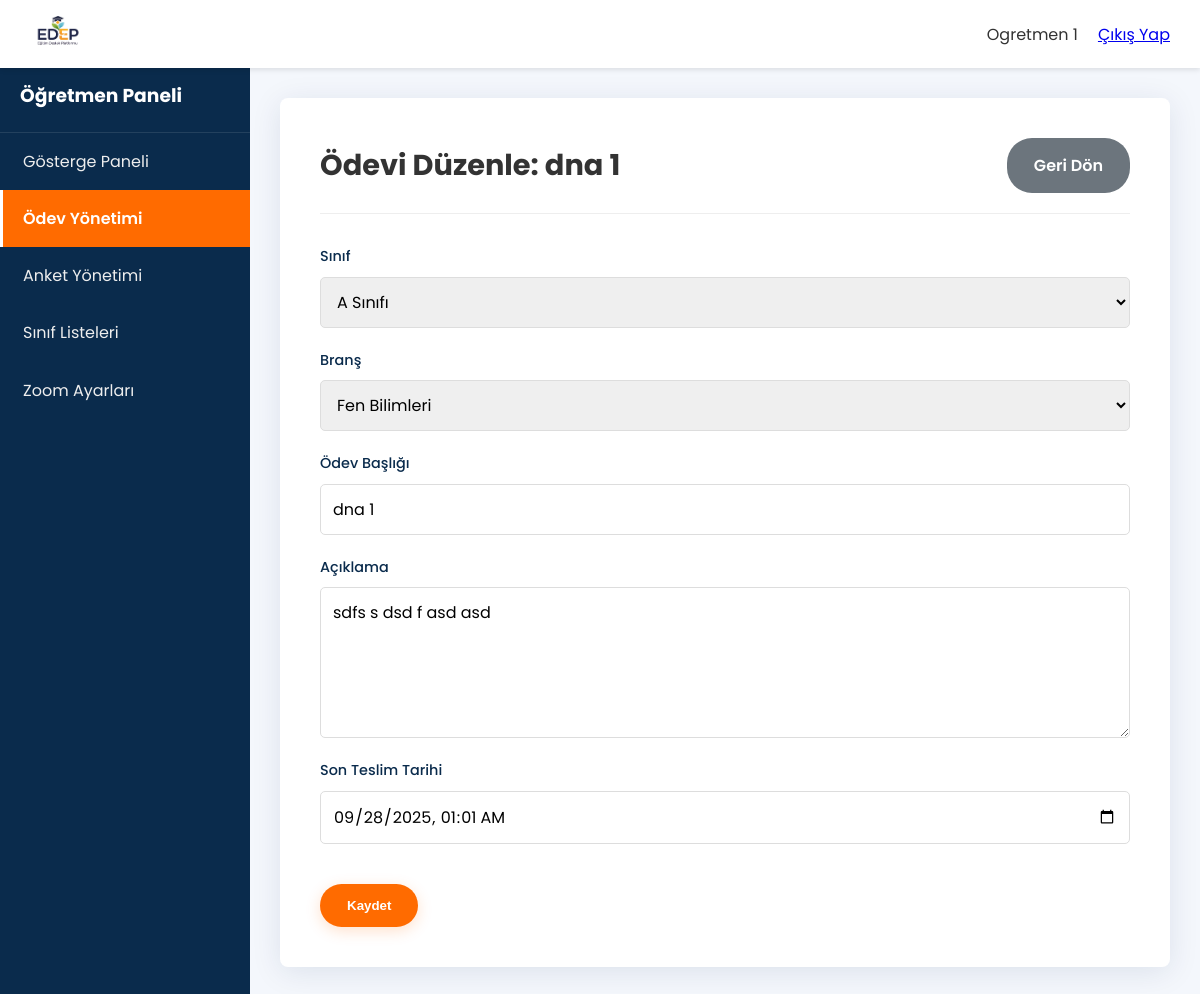
The app's page /panel.php?sayfa=odev_form&id=25 (signed in) with its own data.
### tables this page shows
CREATE TABLE `odevler` (
  `id` int(11) NOT NULL,
  `ogretmen_id` int(11) NOT NULL,
  `olusturma_tarihi` timestamp NOT NULL DEFAULT current_timestamp(),
  `sinif_id` int(11) NOT NULL,
  `brans_id` int(11) NOT NULL,
  `baslik` varchar(255) NOT NULL,
  `aciklama` text DEFAULT NULL,
  `odev_kodu` varchar(20) DEFAULT NULL,
  `verilis_tarihi` timestamp NULL DEFAULT current_timestamp(),
  `teslim_tarihi` datetime NOT NULL
);

CREATE TABLE `siniflar` (
  `id` int(11) NOT NULL,
  `sinif_adi` varchar(100) NOT NULL,
  `seviye` int(11) NOT NULL
);

CREATE TABLE `branslar` (
  `id` int(11) NOT NULL,
  `brans_adi` varchar(100) NOT NULL,
  `brans_kisaltma` varchar(10) DEFAULT NULL
);

### includes/paneller/ogretmen_sayfalar/odev_form.php (the view, shortened to what this page needs)
<?php
global $conn;
$ogretmen_id = $_SESSION['kullanici_id'];
$is_edit_mode = isset($_GET['id']) && !empty($_GET['id']);
$odev = null;
$page_title = "Yeni Ödev Oluştur";
if ($is_edit_mode) {
    $odev_id = intval($_GET['id']);
    $stmt = $conn->prepare("SELECT * FROM odevler WHERE id = ? AND ogretmen_id = ?");
    $stmt->bind_param("ii", $odev_id, $ogretmen_id);
    $stmt->execute();
    $result = $stmt->get_result();
    if ($result->num_rows > 0) {
        $odev = $result->fetch_assoc();
        $page_title = "Ödevi Düzenle: " . htmlspecialchars($odev['baslik']);
    } else {
        die("HATA: Ödev bulunamadı veya bu ödevi düzenleme yetkiniz yok.");
    }
}
$stmt_siniflar = $conn->prepare("SELECT s.id, s.sinif_adi FROM siniflar s JOIN ogretmen_sinif_iliskisi osi ON s.id = osi.sinif_id WHERE osi.ogretmen_id = ? GROUP BY s.id ORDER BY s.sinif_adi");
$stmt_siniflar->bind_param("i", $ogretmen_id);
$stmt_siniflar->execute();
$siniflar = $stmt_siniflar->get_result()->fetch_all(MYSQLI_ASSOC);
$stmt_branslar = $conn->prepare("SELECT b.id, b.brans_adi FROM branslar b JOIN ogretmen_brans_iliskisi obi ON b.id = obi.brans_id WHERE obi.ogretmen_id = ? GROUP BY b.id ORDER BY b.brans_adi");
$stmt_branslar->bind_param("i", $ogretmen_id);
$stmt_branslar->execute();
$branslar = $stmt_branslar->get_result()->fetch_all(MYSQLI_ASSOC);
?>
<div class="card">
    <div class="card-header">
        <h1><?= $page_title ?></h1>
        <a href="panel.php?sayfa=odev_yonetimi" class="btn btn-secondary">Geri Dön</a>
    </div>
    <div class="card-body">
        <form action="actions/odev_action.php" method="POST" class="styled-form">
            <div class="form-group">
                <label for="sinif_id">Sınıf</label>
                <select name="sinif_id" id="sinif_id" required>
                    <?php foreach ($siniflar as $sinif): ?>
                        <option value="<?= $sinif['id'] ?>" <?= ($odev && $odev['sinif_id'] == $sinif['id']) ? 'selected' : '' ?>>
                            <?= htmlspecialchars($sinif['sinif_adi']) ?>
                        </option>
                    <?php endforeach; ?>
                </select>
            </div>
            <div class="form-group">
                <label for="brans_id">Branş</label>
                <select name="brans_id" id="brans_id" required>
                    <?php foreach ($branslar as $brans): ?>
                         <option value="<?= $brans['id'] ?>" <?= ($odev && $odev['brans_id'] == $brans['id']) ? 'selected' : '' ?>>
                            <?= htmlspecialchars($brans['brans_adi']) ?>
                        </option>
                    <?php endforeach; ?>
                </select>
            </div>
            <div class="form-group">
                <label for="baslik">Ödev Başlığı</label>
                <input type="text" name="baslik" id="baslik" value="<?= htmlspecialchars($odev['baslik'] ?? '') ?>" required>
            </div>
            <div class="form-group">
                <label for="aciklama">Açıklama</label>
                <textarea name="aciklama" id="aciklama" rows="5"><?= htmlspecialchars($odev['aciklama'] ?? '') ?></textarea>
            </div>
             <div class="form-group">
                <label for="teslim_tarihi">Son Teslim Tarihi</label>
                <input type="datetime-local" name="teslim_tarihi" id="teslim_tarihi" value="<?= $odev ? date('Y-m-d\TH:i', strtotime($odev['teslim_tarihi'])) : '' ?>" required>
            </div>
            <div class="form-actions">
                <button type="submit" class="btn btn-primary">Kaydet</button>
            </div>
        </form>
    </div>
</div>

### css/style.css (style rules this page uses)
:root { --primary-color: #FF6B00; --secondary-color: #0A2B4C; --accent-color: #4CAF50; --info-color: #17a2b8; --danger-color: #dc3545; --warning-color: #ffc107; --text-color: #333; --light-text-color: #FFFFFF; --background-color: #F4F7FC; --container-width: 1140px; --border-radius: 8px; }
* { margin: 0; padding: 0; box-sizing: border-box; }
html { scroll-behavior: smooth; }
body { font-family: 'Poppins', sans-serif; line-height: 1.7; color: var(--text-color); background-color: var(--background-color); display: flex; flex-direction: column; min-height: 100vh; }
.btn { display: inline-block; padding: 12px 25px; border-radius: 25px; text-decoration: none; font-weight: 600; transition: all 0.3s ease; border: 2px solid transparent; cursor: pointer; text-align: center; }
.btn-primary { background-color: var(--primary-color); color: var(--light-text-color); box-shadow: 0 4px 15px rgba(255, 107, 0, 0.2); }
.btn-secondary { background-color: #6c757d; color: #fff; }
.card { background: #fff; padding: 40px; border-radius: var(--border-radius); box-shadow: 0 5px 30px rgba(0, 43, 84, 0.1); width: 100%; }
.card-header { display: flex; justify-content: space-between; align-items: center; margin-bottom: 30px; padding-bottom: 20px; border-bottom: 1px solid #eee; }
.card-header h1 { font-size: 1.8rem; }
.styled-form { display: flex; flex-direction: column; gap: 20px; }
.form-group { flex: 1; display: flex; flex-direction: column; }
.form-group label { margin-bottom: 8px; font-weight: 500; color: var(--secondary-color); font-size: 0.9rem; }
.form-group input, .form-group textarea, .form-group select { width: 100%; padding: 12px; border: 1px solid #ddd; border-radius: 5px; font-size: 1rem; font-family: 'Poppins', sans-serif; transition: border-color 0.3s ease, box-shadow 0.3s ease; }
.form-actions { margin-top: 20px; }

### records on screen
odevler: baslik "Ödevi Düzenle: dna 1", sinif_id "A Sınıfı", brans_id "Fen Bilimleri", baslik "dna 1", aciklama "sdfs s dsd f asd asd", teslim_tarihi "09/28/2025 01:01"

### other values on screen
$_SESSION['ad_soyad'] "Ogretmen 1"
